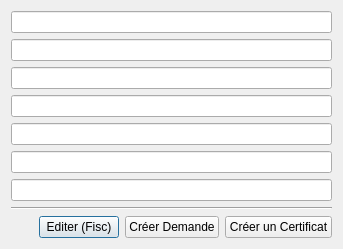
<?xml version="1.0" encoding="UTF-8"?>
<ui version="4.0">
 <class>INFORMATIONS</class>
 <widget class="QDialog" name="INFORMATIONS">
  <property name="geometry">
   <rect>
    <x>0</x>
    <y>0</y>
    <width>343</width>
    <height>237</height>
   </rect>
  </property>
  <property name="windowTitle">
   <string>Infos</string>
  </property>
  <property name="windowIcon">
   <iconset resource="icons.qrc">
    <normaloff>:/sig/icone/information.png</normaloff>:/sig/icone/information.png</iconset>
  </property>
  <layout class="QVBoxLayout" name="verticalLayout_2">
   <item>
    <layout class="QVBoxLayout" name="verticalLayout">
     <property name="leftMargin">
      <number>0</number>
     </property>
     <property name="topMargin">
      <number>0</number>
     </property>
     <property name="rightMargin">
      <number>0</number>
     </property>
     <property name="bottomMargin">
      <number>0</number>
     </property>
     <item>
      <widget class="QLineEdit" name="codeParcelle"/>
     </item>
     <item>
      <widget class="QLineEdit" name="numDemandeCF"/>
     </item>
     <item>
      <widget class="QLineEdit" name="infos1"/>
     </item>
     <item>
      <widget class="QLineEdit" name="infos2"/>
     </item>
     <item>
      <widget class="QLineEdit" name="infos3"/>
     </item>
     <item>
      <widget class="QLineEdit" name="infos5"/>
     </item>
     <item>
      <widget class="QLineEdit" name="infos6"/>
     </item>
    </layout>
   </item>
   <item>
    <widget class="Line" name="line">
     <property name="orientation">
      <enum>Qt::Horizontal</enum>
     </property>
    </widget>
   </item>
   <item>
    <layout class="QHBoxLayout" name="buttonsLayout">
     <item>
      <spacer name="horizontalSpacer">
       <property name="orientation">
        <enum>Qt::Horizontal</enum>
       </property>
       <property name="sizeHint" stdset="0">
        <size>
         <width>40</width>
         <height>20</height>
        </size>
       </property>
      </spacer>
     </item>
     <item>
      <widget class="QPushButton" name="pushButtonEditFisc">
       <property name="text">
        <string>Editer (Fisc)</string>
       </property>
       <property name="icon">
        <iconset resource="icons.qrc">
         <normaloff>:/std/icone/if_pencil_14623.png</normaloff>:/std/icone/if_pencil_14623.png</iconset>
       </property>
      </widget>
     </item>
     <item>
      <widget class="QPushButton" name="pushButtonCreateDemande">
       <property name="text">
        <string>Créer Demande</string>
       </property>
       <property name="icon">
        <iconset resource="icons.qrc">
         <normaloff>:/sig/icone/layer--plus.png</normaloff>:/sig/icone/layer--plus.png</iconset>
       </property>
      </widget>
     </item>
     <item>
      <widget class="QPushButton" name="pushButtonCreateCert">
       <property name="text">
        <string>Créer un Certificat</string>
       </property>
       <property name="icon">
        <iconset resource="icons.qrc">
         <normaloff>:/std/icone/add_02.png</normaloff>:/std/icone/add_02.png</iconset>
       </property>
      </widget>
     </item>
    </layout>
   </item>
  </layout>
 </widget>
 <resources>
  <include location="icons.qrc"/>
 </resources>
 <connections/>
</ui>
